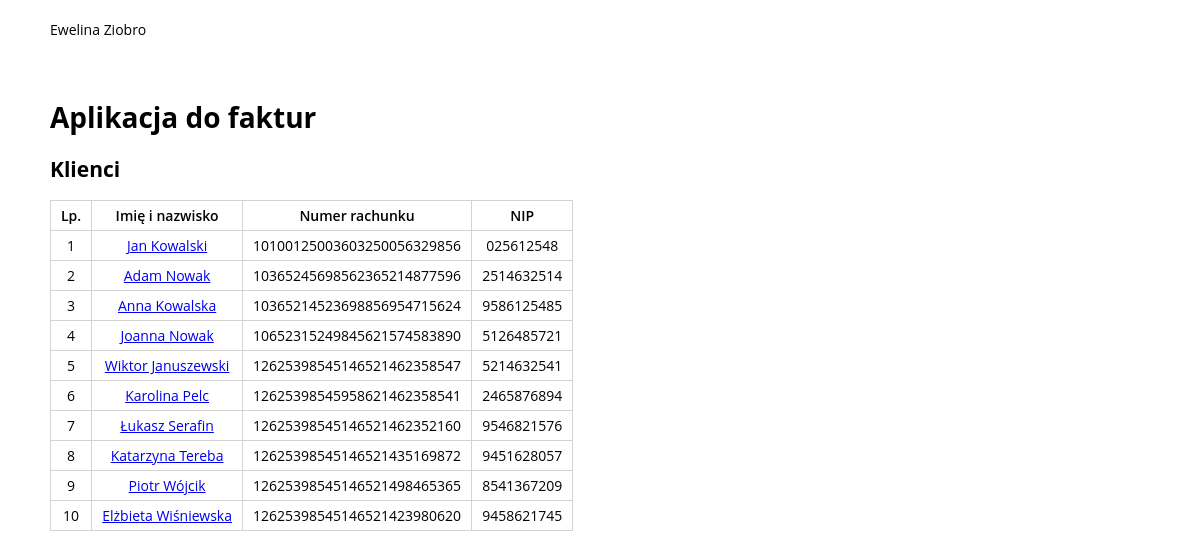
The page / on the database its author committed.
### tables this page shows
CREATE TABLE `customers` (
  `id` int(11) NOT NULL,
  `name` varchar(255) NOT NULL,
  `bank_account_number` varchar(32) NOT NULL,
  `NIP` varchar(11) NOT NULL
);

### index.php (called while the page is built, shortened)
<?php
global $gateway;
$url = $_SERVER['REQUEST_URI'] ?? '/';
$customerId = $_GET['customerId'] ?? null;
$sortInvoicesBy = $_GET['sortInvoicesBy'] ?? null;
$invoicesOrder = $_GET['invoicesOrder'] ?? null;
$sortPaymentsBy = $_GET['sortP'] ?? null;
$paymentsOrder = $_GET['pOrder'] ?? null;
$iFilters = [
    'iNumber' => $_GET['iNumber'] ?? null,
    'iDate' => $_GET['iDate'] ?? null,
    'iDueDate' => $_GET['iDueDate'] ?? null,
    'iGrossTotal' => $_GET['iGrossTotal'] ?? null,
];
$controller = new Controller($gateway, $url, $customerId, $sortInvoicesBy, $invoicesOrder, $sortPaymentsBy, $paymentsOrder, $iFilters);

### src/RecordsGateway.php (called while the page is built, shortened)
<?php
class RecordsGateway{
    private PDO $conn;
    public function __construct(Database $database){
        $this->conn = $database->getConnection();
    }
    public function getRecords(string $sql, ?array $parameters): array | false {
        $stmt = $this->conn->prepare($sql);
        $stmt->execute();
        $data = $stmt->fetchAll(PDO::FETCH_ASSOC);
        return $data;
    }
}

### src/Database.php (called while the page is built, shortened)
<?php
class Database
{
    public function getConnection(): PDO{
        $dsn = "mysql:host={$this->host};dbname={$this->name};charset={$this->charset}";
        return new PDO($dsn, $this->user, $this->password, [
            PDO::ATTR_EMULATE_PREPARES => false,
            PDO::ATTR_STRINGIFY_FETCHES => false
        ]);
    }
}

### src/Query.php (called while the page is built, shortened)
<?php
class Query{
    public function __construct(private RecordsGateway $gateway, $sql, ?array $parameters){
        if(!isset($sql)) {
            exit();
        } else {
            $this->results = $this->gateway->getRecords($sql, $parameters);
        }
    }
}

### src/CustomerReport.php (called while the page is built, shortened)
<?php
class CustomerReport
{
    public function getCustomers(){
        $query = new Query($this->gateway, 'SELECT * FROM customers', []);
        return $query->results;
    }
}

### templates/index.php (the view, shortened to what this page needs)
<!DOCTYPE html>
<html lang="pl">
<head>
    <link rel="stylesheet" href="/assets/style.css" type="text/css">
</head>
<body>
    <header>
        <div class="header">
            Ewelina Ziobro
        </div>
    </header>
    <main>
        <h1>Aplikacja do faktur</h1>
        <h2>Klienci</h2>
        <table>
            <thead>
              <tr>
                  <td>Lp.</td>
                  <td>Imię i nazwisko</td>
                  <td>Numer rachunku</td>
                  <td>NIP</td>
              </tr>
            </thead>
            <tbody>
            <?php
                $i=1;
                foreach($customers AS $customer) : ?>
              <tr>
                  <td><?= $i ?></td>
                  <td><a href="/index.php?customerId=<?= $customer['id'] ?>"><?= $customer['name'] ?></a></td>
                  <td><?= $customer['bank_account_number'] ?></td>
                  <td><?= $customer['NIP'] ?></td>
              </tr>
              <?php
                $i++;
                endforeach;
              ?>
            </tbody>
        </table>
    </main>
    <footer>
    </footer>
</body>

### src/Controller.php (shortened to what this page needs)
<?php
class Controller {
    private $customerReport;
    public function __construct(private $gateway, private $url, private $customerId, private $sortInvoicesBy, private $invoicesOrder, private $sortPaymentsBy, private $paymentsOrder, private $iFilters){
        $this->customerReport = new CustomerReport($this->gateway);
        if($this->url == '/'){
            $this->index();
        }
        else if(isset($_GET['customerId']) && ctype_alnum($_GET['customerId'])){
            $this->customer();
        } else {
            $this->index();
        }
    }
    public function index()
    {
        $customers = $this->customerReport->getCustomers();
        require_once 'templates/index.php';
    }
}

### assets/style.css (style rules this page uses)
html, body { text-size-adjust: none; -webkit-text-size-adjust: none; -moz-text-size-adjust: none; -ms-text-size-adjust: none; background-color: #fff; color: black; font-family: 'Open Sans', sans-serif; padding: 0px; margin: 0; word-break: break-word; scroll-behavior: smooth; font-size: 14px; }
table, td, tr { border:1px solid lightgray; border-collapse:collapse; text-align:center; }
thead { font-weight:600; }
td { padding:5px 10px; }
header, main, footer { padding:20px 50px; margin:auto; width:100%; box-sizing:border-box; }

### rows shown on the page
customers: name "Jan Kowalski", bank_account_number "10100125003603250056329856", NIP "025612548"
customers: name "Adam Nowak", bank_account_number "10365245698562365214877596", NIP "2514632514"
customers: name "Anna Kowalska", bank_account_number "10365214523698856954715624", NIP "9586125485"
customers: name "Joanna Nowak", bank_account_number "10652315249845621574583890", NIP "5126485721"
customers: name "Wiktor Januszewski", bank_account_number "12625398545146521462358547", NIP "5214632541"
customers: name "Karolina Pelc", bank_account_number "12625398545958621462358541", NIP "2465876894"
customers: name "Łukasz Serafin", bank_account_number "12625398545146521462352160", NIP "9546821576"
customers: name "Katarzyna Tereba", bank_account_number "12625398545146521435169872", NIP "9451628057"
customers: name "Piotr Wójcik", bank_account_number "12625398545146521498465365", NIP "8541367209"
customers: name "Elżbieta Wiśniewska", bank_account_number "12625398545146521423980620", NIP "9458621745"
